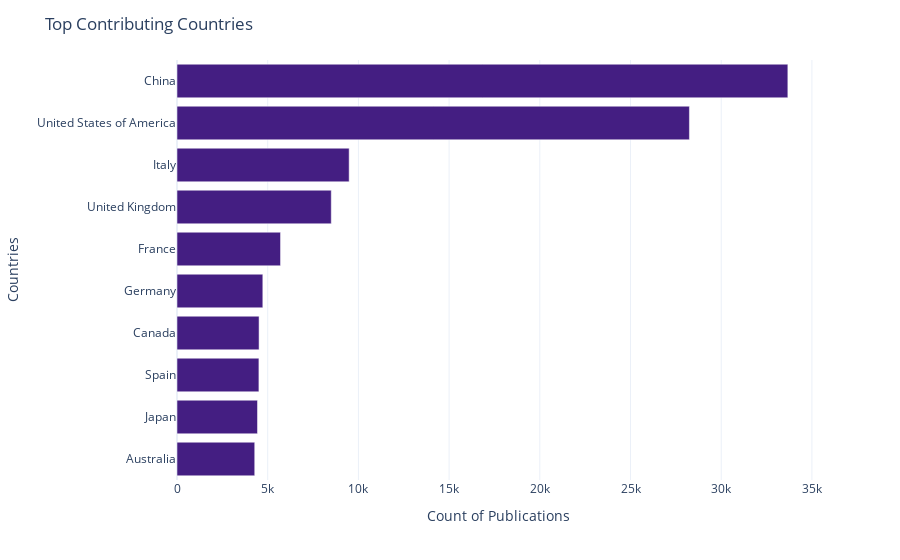

The notebook cell saved with this chart:
### Code cell
fig_cntry = (df_countries.iloc[:10]
            .sort_values('count')
            .plot.bar(x='count', y='country')
           )

(fig_cntry.update_layout(template="plotly_white",
                        xaxis_title="Count of Publications",
                        yaxis_title="Countries",
                        title="Top Contributing Countries"
                        )
 .update_traces(marker_color='#441E82'))

fig_cntry.show(config={
    "editable": True,
    'toImageButtonOptions': {
        'format': 'png',  # one of png, svg, jpeg, webp
        'filename': 'fig_cntry',
        'scale': 5  # Multiply title/legend/axis/canvas sizes by this factor
    }
})

### Figure 1 — Plotly figure (JSON) as saved in the notebook; plotly's stock layout.template omitted (floating-point values rounded to 4 significant figures)
{"data": [{"alignmentgroup": "True", "hovertemplate": "count=%{x}<br>country=%{y}<extra></extra>", "legendgroup": "", "marker": {"color": "#441E82", "pattern": {"shape": ""}}, "name": "", "offsetgroup": "", "orientation": "h", "showlegend": false, "textposition": "auto", "type": "bar", "x": [4285, 4437, 4515, 4524, 4731, 5707, 8504, 9490, 28247, 33673], "xaxis": "x", "y": ["Australia", "Japan", "Spain", "Canada", "Germany", "France", "United Kingdom", "Italy", "United States of America", "China"], "yaxis": "y"}], "layout": {"barmode": "relative", "legend": {"tracegroupgap": 0}, "margin": {"t": 60}, "title": {"text": "Top Contributing Countries"}, "xaxis": {"anchor": "y", "domain": [0, 1], "title": {"text": "Count of Publications"}}, "yaxis": {"anchor": "x", "domain": [0, 1], "title": {"text": "Countries"}}}}
